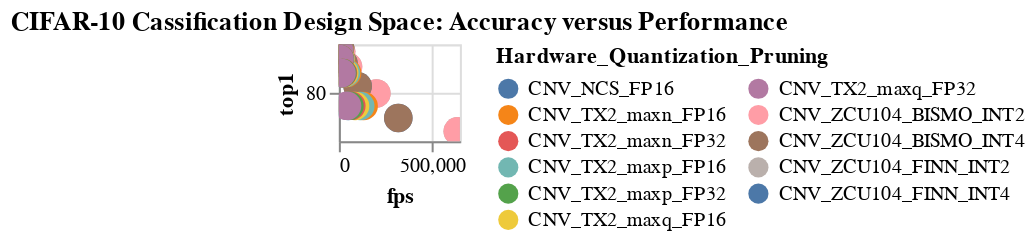

Notebook code cell kept with this figure:
### Code cell
#hide
# CIFAR-10
cnv_df = df[df.apply(lambda row: row['net_prun_quant'].split('_')[0] == 'CNV', axis=1)]
cnv_df['net_prun_quant'] = cnv_df['net_prun_quant'].str.split('_').str[0] #comment this when I want to hide the topology
cnv_df.net_prun_quant= cnv_df.net_prun_quant +'_'+ cnv_df.hardw 
cnv_df=cnv_df.drop(columns=['hardw'])
#cnv_df.head(200)
#hide
%run scripts/altair_plots.py  #run the plot script if it wasn't previously run
pareto_graph_points(df= cnv_df, 
             groupcol= 'net_prun_quant', 
             xcol= 'fps', 
             ycol= 'top1', 
             W= 0.1 *W, 
             H= 0.1 *H, 
             title= "CIFAR-10 Cassification Design Space: Accuracy versus Performance")

### Figure 1 — Vega-Lite specification as saved in the notebook (floating-point values rounded to 4 significant figures)
{"config": {"view": {"continuousWidth": 400, "continuousHeight": 300}}, "data": {"name": "data-eb47c695855b9012aa48485f395f0d19"}, "mark": {"type": "circle", "opacity": 1, "size": 200}, "encoding": {"color": {"type": "nominal", "field": "net_prun_quant", "legend": {"columns": 2, "title": "Hardware_Quantization_Pruning"}}, "tooltip": [{"type": "nominal", "field": "net_prun_quant"}, {"type": "quantitative", "field": "fps"}, {"type": "nominal", "field": "top1"}], "x": {"type": "quantitative", "field": "fps"}, "y": {"type": "quantitative", "field": "top1", "scale": {"zero": false}}}, "height": 48.0, "selection": {"selector001": {"type": "interval", "bind": "scales", "encodings": ["x", "y"]}}, "title": "CIFAR-10 Cassification Design Space: Accuracy versus Performance", "width": 60.0, "$schema": "https://vega.github.io/schema/vega-lite/v4.0.2.json", "datasets": {"data-eb47c695855b9012aa48485f395f0d19": [{"net_prun_quant": "CNV_ZCU104_FINN_INT2", "top1": "86.86", "fps": 12460.0}, {"net_prun_quant": "CNV_ZCU104_BISMO_INT2", "top1": "86.86", "fps": 12460.0}, {"net_prun_quant": "CNV_ZCU104_FINN_INT2", "top1": "84.29", "fps": 49330.0}, {"net_prun_quant": "CNV_ZCU104_BISMO_INT2", "top1": "84.29", "fps": 49330.0}, {"net_prun_quant": "CNV_ZCU104_FINN_INT2", "top1": "79.89", "fps": 201600.0}, {"net_prun_quant": "CNV_ZCU104_BISMO_INT2", "top1": "79.89", "fps": 201600.0}, {"net_prun_quant": "CNV_ZCU104_FINN_INT2", "top1": "73.64", "fps": 638600.0}, {"net_prun_quant": "CNV_ZCU104_BISMO_INT2", "top1": "73.64", "fps": 638600.0}, {"net_prun_quant": "CNV_ZCU104_FINN_INT4", "top1": "87.4", "fps": 6229.0}, {"net_prun_quant": "CNV_ZCU104_BISMO_INT4", "top1": "87.4", "fps": 6229.0}, {"net_prun_quant": "CNV_ZCU104_FINN_INT4", "top1": "84.88", "fps": 24670.0}, {"net_prun_quant": "CNV_ZCU104_BISMO_INT4", "top1": "84.88", "fps": 24670.0}, {"net_prun_quant": "CNV_ZCU104_FINN_INT4", "top1": "81.09", "fps": 100800.0}, {"net_prun_quant": "CNV_ZCU104_BISMO_INT4", "top1": "81.09", "fps": 100800.0}, {"net_prun_quant": "CNV_ZCU104_FINN_INT4", "top1": "75.85", "fps": 319300.0}, {"net_prun_quant": "CNV_ZCU104_BISMO_INT4", "top1": "75.85", "fps": 319300.0}, {"net_prun_quant": "CNV_TX2_maxn_FP16", "top1": "87.02", "fps": 2830.0}, {"net_prun_quant": "CNV_TX2_maxp_FP16", "top1": "87.02", "fps": 2447.0}, {"net_prun_quant": "CNV_TX2_maxq_FP16", "top1": "87.02", "fps": 1851.0}, {"net_prun_quant": "CNV_NCS_FP16", "top1": "87.02", "fps": 1038.0}, {"net_prun_quant": "CNV_TX2_maxn_FP16", "top1": "85.55", "fps": 11080.0}, {"net_prun_quant": "CNV_TX2_maxp_FP16", "top1": "85.55", "fps": 9583.0}, {"net_prun_quant": "CNV_TX2_maxq_FP16", "top1": "85.55", "fps": 7250.0}, {"net_prun_quant": "CNV_NCS_FP16", "top1": "85.55", "fps": 4111.0}, {"net_prun_quant": "CNV_TX2_maxn_FP16", "top1": "83.28", "fps": 44330.0}, {"net_prun_quant": "CNV_TX2_maxp_FP16", "top1": "83.28", "fps": 38330.0}, {"net_prun_quant": "CNV_TX2_maxq_FP16", "top1": "83.28", "fps": 29000.0}, {"net_prun_quant": "CNV_NCS_FP16", "top1": "83.28", "fps": 16670.0}, {"net_prun_quant": "CNV_TX2_maxn_FP16", "top1": "77.82", "fps": 133000.0}, {"net_prun_quant": "CNV_TX2_maxp_FP16", "top1": "77.82", "fps": 115000.0}, {"net_prun_quant": "CNV_TX2_maxq_FP16", "top1": "77.82", "fps": 87000.0}, {"net_prun_quant": "CNV_NCS_FP16", "top1": "77.82", "fps": 50000.0}, {"net_prun_quant": "CNV_TX2_maxn_FP32", "top1": "87.06", "fps": 1426.0}, {"net_prun_quant": "CNV_TX2_maxp_FP32", "top1": "87.06", "fps": 1213.0}, {"net_prun_quant": "CNV_TX2_maxq_FP32", "top1": "87.06", "fps": 936.2}, {"net_prun_quant": "CNV_TX2_maxn_FP32", "top1": "85.6", "fps": 5583.0}, {"net_prun_quant": "CNV_TX2_maxp_FP32", "top1": "85.6", "fps": 4750.0}, {"net_prun_quant": "CNV_TX2_maxq_FP32", "top1": "85.6", "fps": 3667.0}, {"net_prun_quant": "CNV_TX2_maxn_FP32", "top1": "83.25", "fps": 22330.0}, {"net_prun_quant": "CNV_TX2_maxp_FP32", "top1": "83.25", "fps": 19000.0}, {"net_prun_quant": "CNV_TX2_maxq_FP32", "top1": "83.25", "fps": 14670.0}, {"net_prun_quant": "CNV_TX2_maxn_FP32", "top1": "77.84", "fps": 67000.0}, {"net_prun_quant": "CNV_TX2_maxp_FP32", "top1": "77.84", "fps": 57000.0}, {"net_prun_quant": "CNV_TX2_maxq_FP32", "top1": "77.84", "fps": 44000.0}]}}
